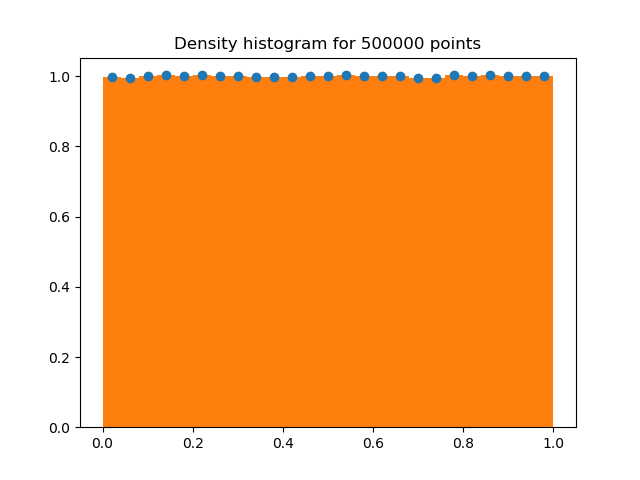

The script that saved this image:
import numpy
import matplotlib.pyplot as plt
def generate(N,seed=0):
    a=8121; c=28411; m=134456; x0=seed #
    r=[]
    for i in range(N):
        x1=(a*x0+c)%m
        y1=x1/m
        r.append(y1)
        x0=x1 #for next step
    return r

N=500000
d=generate(N)
#print(d)    
xmin=0
xmax=1
b=25 #nbins

#Get histo with numpy and then plot as points 
freq,xp=numpy.histogram(d,bins=b,range=(0,1),density=True)
xp+=(xmax-xmin)/(2*(len(xp)-1)) #move representative point of bin to the center
xp=xp[:-1] #delete last 
plt.plot(xp,freq,"o")

#Plot straightforwardly with plt.hist
plt.hist(d, bins=b,range=(0,1),density=True,) #also: bins="auto" range=None (defined automatically) density=False (default, prints frequency instead of density)
plt.title("Density histogram for %i points" %N)
#plt.show()
plt.savefig("ej8.20.png")
